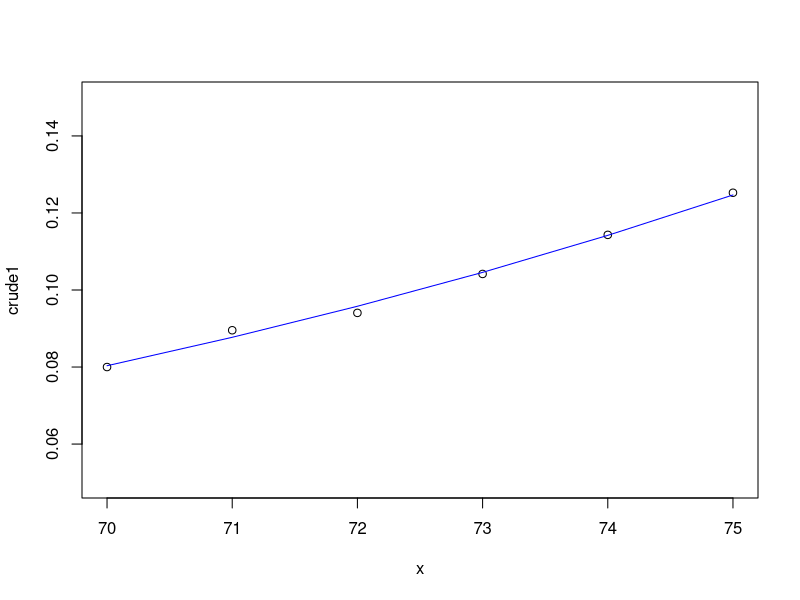

Recreate this plot in R.
## ---- chunk 1
x<-c(70,71,72,73,74,75)
Ecx<-c(1000,1005,1010,1008,1006,998)
dx<-c(80,90,95,105,115,125)
crude1<-dx/Ecx
crude1
## ---- chunk 2
LM1<-lm(log(crude1)~x)
estB<-exp(LM1$coefficient[1])
estc<-exp(LM1$coefficient[2])
## ---- chunk 3
iv1=c(estB,estc)
iv1
f1<-function(z){-sum(log((exp(-Ecx*z[1]*z[2]^x)*(Ecx*z[1]*z[2]^x)^dx)/factorial(dx)))}
a1<-nlm(f1,iv1)
a1
B<-a1$estimate[[1]]
c<-a1$estimate[[2]]
B
c
grad1<-B*c^x
grad1
plot(x,crude1,ylim=c(0.05,0.15))
lines(x,grad1,col="blue")  
